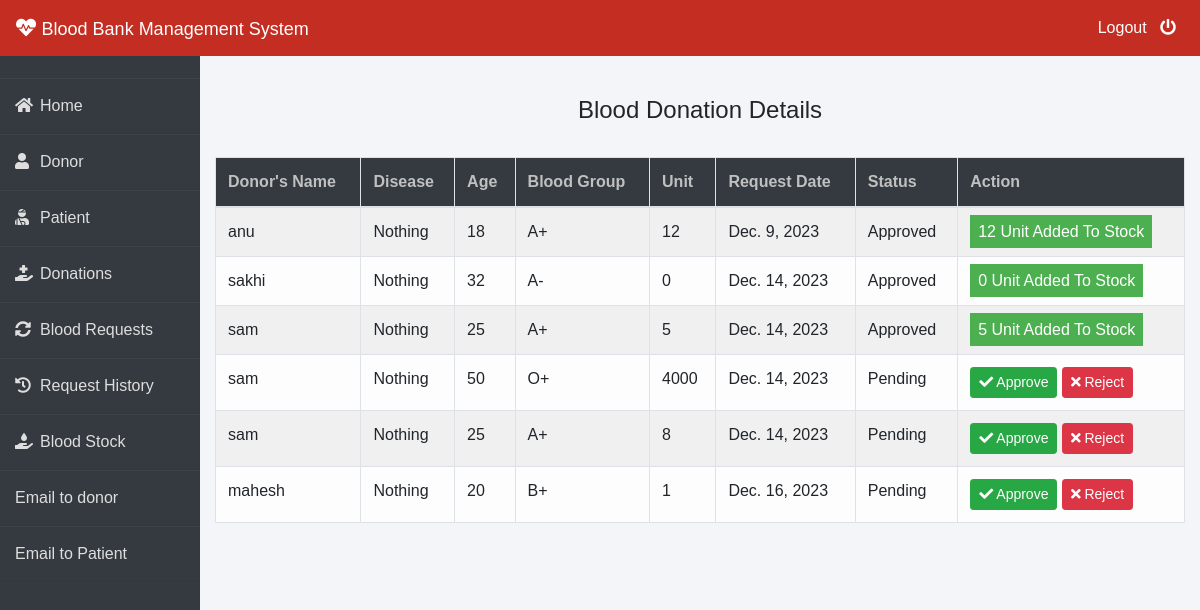
The page /admin-donation (signed in) on the database its author committed.
### donor/models.py (models this page shows, shortened)
class BloodDonate(models.Model):
    donor=models.ForeignKey(Donor,on_delete=models.CASCADE)
    disease=models.CharField(max_length=100,default="Nothing")
    age=models.PositiveIntegerField()
    bloodgroup=models.CharField(max_length=10)
    unit=models.PositiveIntegerField(default=0)
    status=models.CharField(max_length=20,default="Pending")
    date=models.DateField(auto_now=True)

class Donor(models.Model):
    user=models.OneToOneField(User,on_delete=models.CASCADE)
    profile_pic= models.ImageField(upload_to='profile_pic/Donor/',null=True,blank=True)
    bloodgroup=models.CharField(max_length=10)
    address = models.CharField(max_length=40)
    mobile = models.CharField(max_length=20,null=False)
    def __str__(self):
        return self.user.first_name

### blood/views.py (the view)
# urls.py: path('admin-donation', views.admin_donation_view,name='admin-donation'),
@login_required(login_url='adminlogin')
def admin_donation_view(request):
    donations=dmodels.BloodDonate.objects.all()
    return render(request,'blood/admin_donation.html',{'donations':donations})

### templates/blood/admin_donation.html (shortened to what this page needs)
{% extends 'blood/adminbase.html' %}
{% block content %}
{% load widget_tweaks %}
{%load static%}
<head>
   </head>
<br><br>
<div class="container">
    <H4 class="text-center">Blood Donation Details</H4><br>
    <table class="table table-light table-hover table-bordered table-striped">
        <thead class="bg-dark">
            <tr>
                <th scope="col" style="color: rgb(192, 192, 192);">Donor's Name</th>
                <th scope="col" style="color: rgb(192, 192, 192);">Disease</th>
                <th scope="col" style="color: rgb(192, 192, 192);">Age</th>
                <th scope="col" style="color: rgb(192, 192, 192);">Blood Group</th>
                <th scope="col" style="color: rgb(192, 192, 192);">Unit</th>
                <th scope="col" style="color: rgb(192, 192, 192);">Request Date</th>
                <th scope="col" style="color: rgb(192, 192, 192);">Status</th>
                <th style="color: rgb(192, 192, 192);">Action</th>
            </tr>
        </thead>
        <tbody>
            {% for t in donations %}
            <tr>
                <td> {{t.donor}}</td>
                <td> {{t.disease}}</td>
                <td> {{t.age}}</td>
                <td>{{t.bloodgroup}}</td>
                <td>{{t.unit}}</td>
                <td>{{t.date}}</td>
                <td>{{t.status}}</td>
                {% if t.status == 'Pending' %}
                <td>
                    <button class="btn btn-success btn-sm"><a  style="text-decoration: none;color: white;" href="{% url 'approve-donation' t.id  %}"><i class="fa fa-check"></i> Approve</a> </button>
                    <button class="btn btn-danger btn-sm"><a  style="text-decoration: none;color: white;" href="{% url 'reject-donation' t.id  %}"><i class="fa fa-times"></i> Reject</a> </button>
                </td>
                {% elif  t.status == 'Approved' %}
                <td><span class="label success">{{t.unit}} Unit Added To Stock</span></td>
                {% else %}
                <td><span class="label danger">0 Unit Added To Stock</span></td>
                {% endif %}
            </tr>
            {% endfor %}
        </tbody>
    </table>
</div>
{% endblock content %}

### templates/blood/adminbase.html (style rules this page uses)
* { margin: 0; padding: 0; box-sizing: border-box; list-style: none; text-decoration: none; font-family: 'Josefin Sans', sans-serif; }
body { background-color: #f3f5f9; }

### templates/blood/admin_donation.html (style rules this page uses)
.label { color: white; padding: 8px; }
.success { background-color: #4CAF50; }

### rows shown on the page
BloodDonate: donor "anu", disease "Nothing", age "18", bloodgroup "A+", unit "12", date "Dec. 9, 2023", status "Approved"
BloodDonate: donor "sakhi", disease "Nothing", age "32", bloodgroup "A-", unit "0", date "Dec. 14, 2023", status "Approved"
BloodDonate: donor "sam", disease "Nothing", age "25", bloodgroup "A+", unit "5", date "Dec. 14, 2023", status "Approved"
BloodDonate: donor "sam", disease "Nothing", age "50", bloodgroup "O+", unit "4000", date "Dec. 14, 2023", status "Pending", shows "Approve"
BloodDonate: donor "sam", disease "Nothing", age "25", bloodgroup "A+", unit "8", date "Dec. 14, 2023", status "Pending", shows "Approve"
BloodDonate: donor "mahesh", disease "Nothing", age "20", bloodgroup "B+", unit "1", date "Dec. 16, 2023", status "Pending", shows "Approve"
